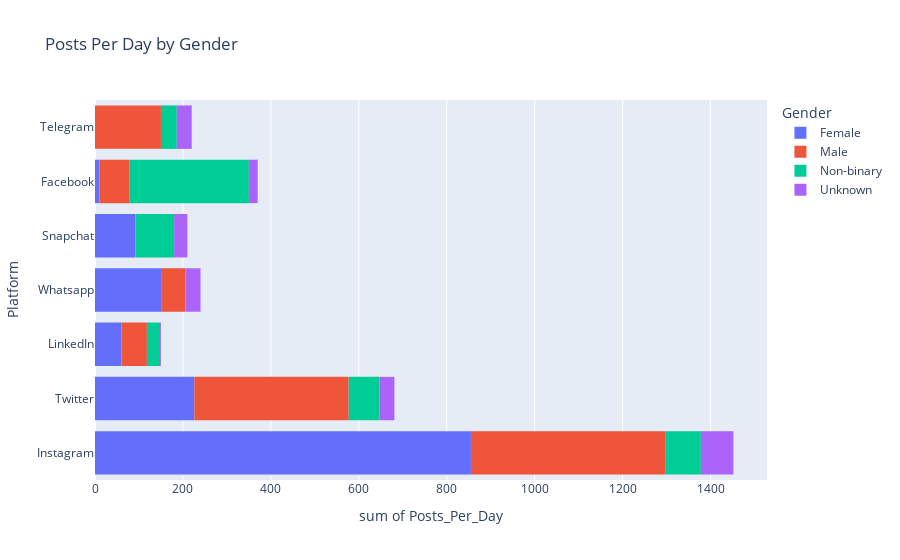

This figure's notebook cell:
### Markdown cell above
### Gender and Platform VS Daily Usage Time (minutes)

### Code cell
plt = px.histogram(train_df, x='Posts_Per_Day', y='Platform' ,color='Gender', title='Posts Per Day by Gender')
plt.show()

### Figure 1 — Plotly figure (JSON) as saved in the notebook; plotly's stock layout.template omitted (floating-point values rounded to 4 significant figures; data arrays with more than 128 entries replaced by an {"elided": "..."} marker saying what was removed)
{"data": [{"alignmentgroup": "True", "bingroup": "y", "histfunc": "sum", "hovertemplate": "Gender=Female<br>sum of Posts_Per_Day=%{x}<br>Platform=%{y}<extra></extra>", "legendgroup": "Female", "marker": {"color": "#636efa", "pattern": {"shape": ""}}, "name": "Female", "offsetgroup": "Female", "orientation": "h", "showlegend": true, "type": "histogram", "x": {"elided": "344 int values"}, "xaxis": "x", "y": {"elided": "344 str values"}, "yaxis": "y"}, {"alignmentgroup": "True", "bingroup": "y", "histfunc": "sum", "hovertemplate": "Gender=Male<br>sum of Posts_Per_Day=%{x}<br>Platform=%{y}<extra></extra>", "legendgroup": "Male", "marker": {"color": "#EF553B", "pattern": {"shape": ""}}, "name": "Male", "offsetgroup": "Male", "orientation": "h", "showlegend": true, "type": "histogram", "x": {"elided": "332 int values"}, "xaxis": "x", "y": {"elided": "332 str values"}, "yaxis": "y"}, {"alignmentgroup": "True", "bingroup": "y", "histfunc": "sum", "hovertemplate": "Gender=Non-binary<br>sum of Posts_Per_Day=%{x}<br>Platform=%{y}<extra></extra>", "legendgroup": "Non-binary", "marker": {"color": "#00cc96", "pattern": {"shape": ""}}, "name": "Non-binary", "offsetgroup": "Non-binary", "orientation": "h", "showlegend": true, "type": "histogram", "x": {"elided": "248 int values"}, "xaxis": "x", "y": {"elided": "248 str values"}, "yaxis": "y"}, {"alignmentgroup": "True", "bingroup": "y", "histfunc": "sum", "hovertemplate": "Gender=Unknown<br>sum of Posts_Per_Day=%{x}<br>Platform=%{y}<extra></extra>", "legendgroup": "Unknown", "marker": {"color": "#ab63fa", "pattern": {"shape": ""}}, "name": "Unknown", "offsetgroup": "Unknown", "orientation": "h", "showlegend": true, "type": "histogram", "x": [6, 3, 2, 4, 1, 2, 3, 2, 4, 1, 6, 3, 2, 4, 6, 1, 5, 2, 3, 2, 4, 1, 3, 2, 4, 3, 6, 2, 1, 4, 2, 3, 5, 1, 2, 4, 3, 1, 2, 6, 3, 2, 4, 1, 2, 3, 2, 4, 1, 6, 3, 2, 4, 6, 1, 5, 2, 3, 2, 4, 1, 3, 2, 4, 3, 6, 2, 1, 4, 2, 3, 5, 1, 2, 4, 3, 1], "xaxis": "x", "y": ["Instagram", "Twitter", "Facebook", "Instagram", "LinkedIn", "Whatsapp", "Telegram", "Snapchat", "Twitter", "Facebook", "Instagram", "Whatsapp", "Telegram", "Snapchat", "Twitter", "Facebook", "Instagram", "Whatsapp", "Telegram", "Snapchat", "Instagram", "Twitter", "Facebook", "Whatsapp", "Telegram", "Snapchat", "Instagram", "Twitter", "Facebook", "Whatsapp", "Telegram", "Snapchat", "Instagram", "Twitter", "Facebook", "Whatsapp", "Telegram", "Snapchat", "Instagram", "Instagram", "Twitter", "Facebook", "Instagram", "LinkedIn", "Whatsapp", "Telegram", "Snapchat", "Twitter", "Facebook", "Instagram", "Whatsapp", "Telegram", "Snapchat", "Twitter", "Facebook", "Instagram", "Whatsapp", "Telegram", "Snapchat", "Instagram", "Twitter", "Facebook", "Whatsapp", "Telegram", "Snapchat", "Instagram", "Twitter", "Facebook", "Whatsapp", "Telegram", "Snapchat", "Instagram", "Twitter", "Facebook", "Whatsapp", "Telegram", "Snapchat"], "yaxis": "y"}], "layout": {"barmode": "relative", "legend": {"title": {"text": "Gender"}, "tracegroupgap": 0}, "title": {"text": "Posts Per Day by Gender"}, "xaxis": {"anchor": "y", "domain": [0, 1], "title": {"text": "sum of Posts_Per_Day"}}, "yaxis": {"anchor": "x", "domain": [0, 1], "title": {"text": "Platform"}}}}
